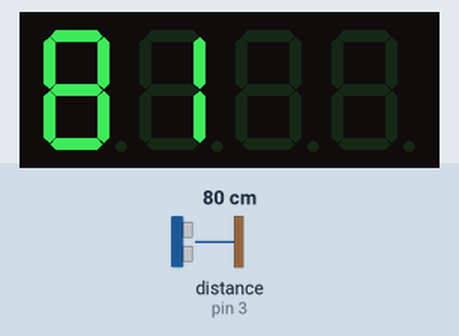
The sketch below on a simulated Arduino Uno, built with avr-gcc and run on an emulated ATmega328P. On the bench: 4-digit seven-segment display. The test bench sets the inputs (shaded band); at power-on: distance to the obstacle (sensor on pin 3) 80 cm. The echo pulse lasts 58.3 µs per cm.

Above: at 1.2 s.
1.3 s: distance to the obstacle (sensor on pin 3) set to 2 cm
At 2.1 s:
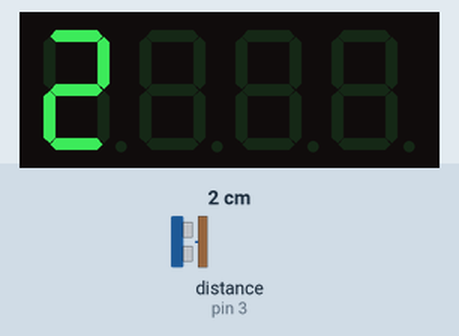
2.8 s: distance to the obstacle (sensor on pin 3) set to 4 cm
At 4.2 s:
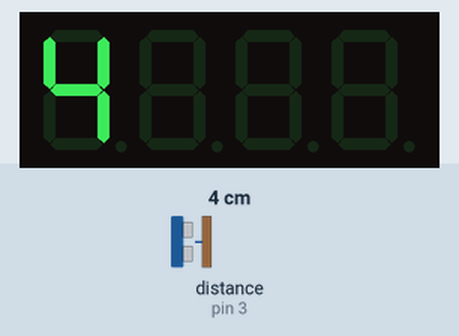
4.5 s: distance to the obstacle (sensor on pin 3) set to 9 cm
At 5.3 s:
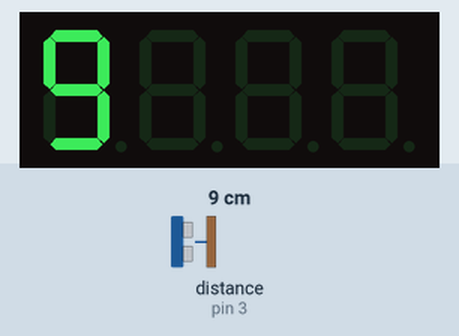
Timing chart, 0 to 7.5 s (numbered marks = the images above; inputs shaded):
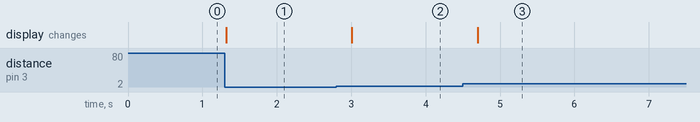

Measured:
- after the input at 1.3 s, the display: changes at once (image 1)
- after the input at 2.8 s, the display: changes after 0.21 s (image 2)
- after the input at 4.5 s, the display: changes after 0.20 s (image 3)

The sketch:

sonar_display_test.ino
```cpp
/******************************************************************
 * Programa de test de módulo sonar HC-SR04
 * con una pantalla LED de 4 dígitos TM1637
 *
 * by: Jorge Guilló <jguillo@gmail.com>
 */

// Librerías
#include <NewPing.h>
#include "TM1637.h"

// Pines
#define SDA A4
#define SCL A5
#define SONAR_TRIG 5
#define SONAR_ECHO 3

// Sensor ultrasonidos
NewPing sonar(SONAR_TRIG, SONAR_ECHO);
// Pantalla
TM1637 disp(SCL,SDA);

void setup() {
  // Inicializa monitor serie
  Serial.begin(9600);

  // Configuración pines
  pinMode(SDA, OUTPUT);
  pinMode(SCL, OUTPUT);
  pinMode(SONAR_TRIG, OUTPUT);
  pinMode(SONAR_ECHO, INPUT);

  // Inicialización pantalla
  disp.set(BRIGHT_TYPICAL);//BRIGHT_TYPICAL = 2,BRIGHT_DARKEST = 0,BRIGHTEST = 7;
  disp.init(D4056A);//D4056A is the type of the module
}

void loop() {
  // Leer distancia
  int d = sonar.ping_cm();
  // Mostrarla en la pantalla
  disp.display(d);
  // Espera 200 ms
  delay(200);
}
```
